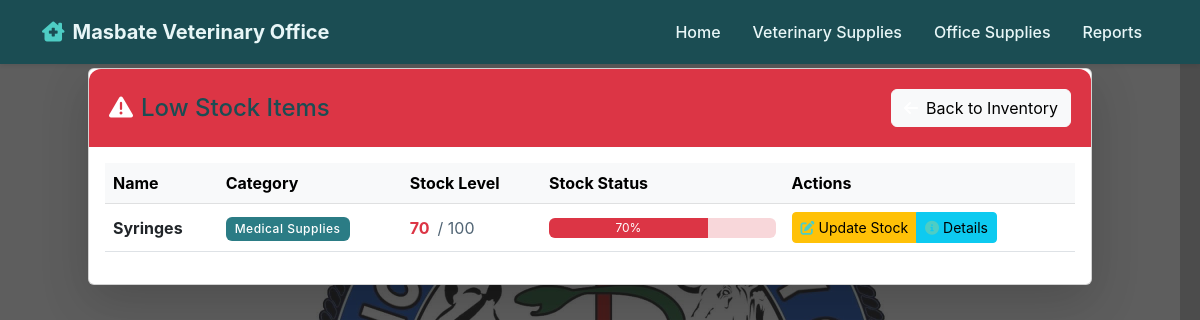
Page /vet/low-stock/ (signed in) on the committed database.
### vet_supplies/models.py (models this page shows, shortened)
class VetSupply(models.Model):
    name = models.CharField(max_length=200)
    quantity = models.IntegerField(default=0)
    created_at = models.DateTimeField(auto_now_add=True)
    updated_at = models.DateTimeField(auto_now=True)

class VetCategory(models.Model):
    name = models.CharField(
        max_length=100,
        unique=True,
        error_messages={'unique': 'This category already exists.'}
    )
    description = models.TextField(blank=True, default="")
    alert_threshold = models.PositiveIntegerField(
        default=0,
        help_text="Minimum quantity to trigger alerts (0 to disable)"
    )
    class Meta:
        verbose_name_plural = "Vet Categories"
        ordering = ['name']

### vet_supplies/views.py (the view)
# urls.py: path('low-stock/', LowStockListView.as_view(), name='low-stock'),
class LowStockListView(LoginRequiredMixin, ListView):
    model = VetSupply
    template_name = 'vet_supplies/low_stock.html'
    context_object_name = 'supplies'
    def get_queryset(self):
        return VetSupply.objects.filter(quantity__lte=F('reorder_level'))
    def get_context_data(self, **kwargs):
        context = super().get_context_data(**kwargs)
        context['title'] = 'Low Stock Items'
        return context

### vet_supplies/templatetags/vet_supplies_extras.py (called while the page is built)
@register.filter
def multiply(value, arg):
    try:
        return float(value) * float(arg)
    except (ValueError, TypeError):
        return 0

@register.filter
def divide(value, arg):
    try:
        if float(arg) == 0:
            return 0
        return float(value) / float(arg)
    except (ValueError, TypeError):
        return 0

### vet_supplies/templates/vet_supplies/low_stock.html (shortened to what this page needs)
{% extends 'base.html' %}
{% load static %}
{% load humanize %}
{% load vet_supplies_extras %}
{% block content %}
<div class="container-fluid">
    <div class="card shadow-lg mb-4">
        <div class="card-header bg-danger text-white d-flex justify-content-between align-items-center">
            <h4 class="mb-0">
                <i class="fas fa-exclamation-triangle me-2"></i>Low Stock Items
            </h4>
            <div>
                <a href="{% url 'vet_supplies:supply-list' %}" class="btn btn-light">
                    <i class="fas fa-arrow-left me-2"></i>Back to Inventory
                </a>
            </div>
        </div>
        <div class="card-body">
            {% if supplies %}
            <div class="table-responsive">
                <table class="table table-hover align-middle">
                    <thead class="table-light">
                        <tr>
                            <th>Name</th>
                            <th>Category</th>
                            <th>Stock Level</th>
                            <th style="width: 25%;">Stock Status</th>
                            <th>Actions</th>
                        </tr>
                    </thead>
                    <tbody>
                        {% for supply in supplies %}
                        <tr>
                            <td>
                                <strong>{{ supply.name }}</strong>
                            </td>
                            <td>
                                <span class="badge bg-primary">{{ supply.category.name }}</span>
                            </td>
                            <td>
                                <div class="d-flex align-items-center">
                                    <span class="text-danger fw-bold">{{ supply.quantity }}</span>
                                    <span class="text-muted ms-2">/ {{ supply.reorder_level }}</span>
                                </div>
                            </td>
                            <td>
                                <div class="progress" style="height: 20px;">
                                    {% with percentage=supply.quantity|multiply:100|divide:supply.reorder_level %}
                                    <div class="progress-bar bg-danger"
                                         role="progressbar"
                                         style="width: {{ percentage }}%"
                                         aria-valuenow="{{ percentage }}"
                                         aria-valuemin="0"
                                         aria-valuemax="100">
                                        {{ percentage|floatformat:0 }}%
                                    </div>
                                    {% endwith %}
                                </div>
                            </td>
                            <td>
                                <div class="btn-group">
                                    <a href="{% url 'vet_supplies:supply-update' supply.pk %}"
                                       class="btn btn-warning btn-sm">
                                        <i class="fas fa-edit me-1"></i>Update Stock
                                    </a>
                                    <a href="{% url 'vet_supplies:supply-detail' supply.pk %}"
                                       class="btn btn-info btn-sm">
                                        <i class="fas fa-info-circle me-1"></i>Details
                                    </a>
                                </div>
                            </td>
                        </tr>
                        {% endfor %}
                    </tbody>
                </table>
            </div>
            {% else %}
            <div class="text-center py-5">
                <i class="fas fa-box-open fa-4x text-muted mb-3"></i>
                <h5 class="text-muted">No items with low stock</h5>
                <p class="text-muted">All items are above their reorder levels</p>
            </div>
            {% endif %}
        </div>
    </div>
</div>
{% endblock %}

### vet_supplies/templates/vet_supplies/low_stock.html (style rules this page uses)
.progress { background-color: #f8d7da; }
.badge { font-weight: 500; padding: 0.5em 0.75em; }
.btn-group .btn { padding: 0.25rem 0.5rem; }
.table td { vertical-align: middle; }

### rows in the picture
VetSupply: name "Syringes", category.name "Medical Supplies", quantity "70", reorder_level "100", {{ percentage }} 70.0 (drawn)
